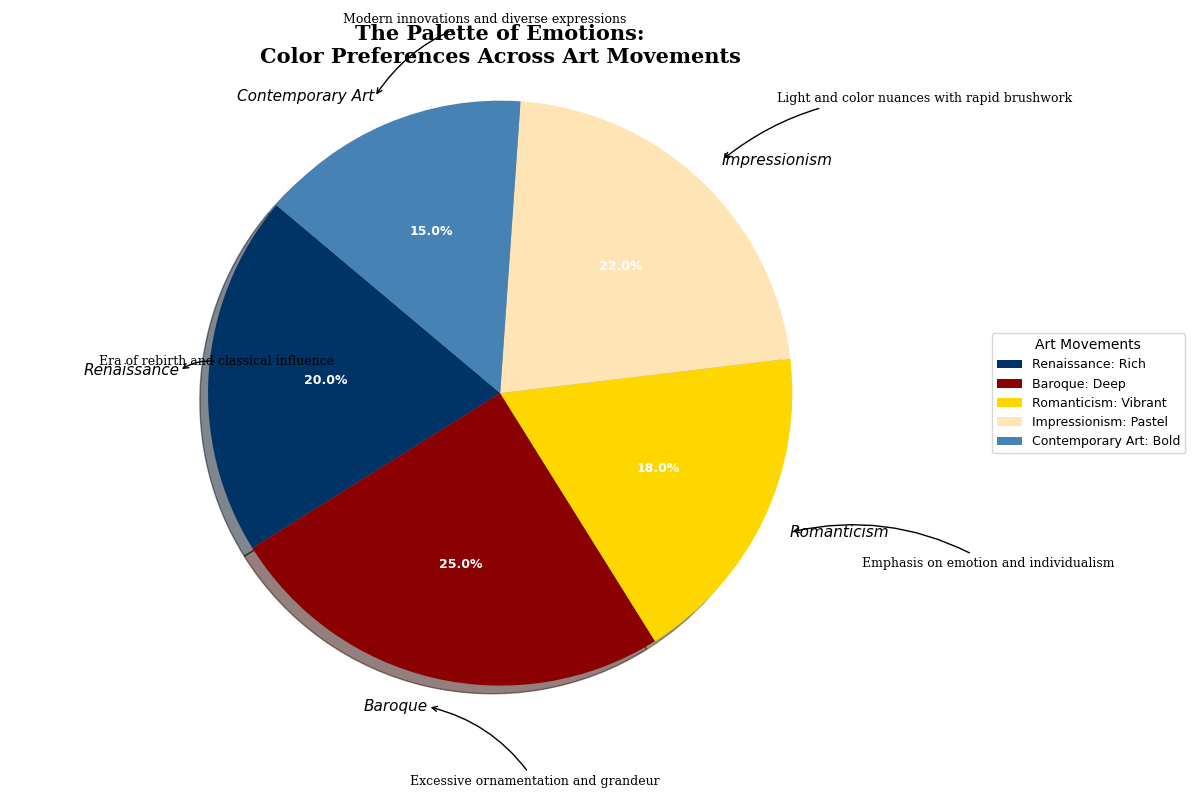

Reproduce this figure in Python.
import matplotlib.pyplot as plt
import numpy as np

art_movements = ['Renaissance', 'Baroque', 'Romanticism', 'Impressionism', 'Contemporary Art']
color_usage = [20, 25, 18, 22, 15]

colors = ['#003366', '#8B0000', '#FFD700', '#FFE4B5', '#4682B4']

fig, ax = plt.subplots(figsize=(12, 8))
wedges, texts, autotexts = ax.pie(
    color_usage, 
    labels=art_movements, 
    autopct='%1.1f%%',
    startangle=140, 
    colors=colors,
    shadow=True
)

plt.setp(autotexts, size=9, weight='bold', color='white')
plt.setp(texts, size=11, style='italic')

plt.title("The Palette of Emotions:\nColor Preferences Across Art Movements", fontsize=15, fontweight='bold', family='serif')

ax.axis('equal')

legend_labels = [f'{movement}: {color}' for movement, color in zip(art_movements, ['Rich', 'Deep', 'Vibrant', 'Pastel', 'Bold'])]
ax.legend(
    wedges, legend_labels, 
    title="Art Movements", 
    loc="center left", 
    bbox_to_anchor=(1, 0, 0.5, 1), 
    fontsize=9
)

annotations = [
    "Era of rebirth and classical influence",
    "Excessive ornamentation and grandeur",
    "Emphasis on emotion and individualism",
    "Light and color nuances with rapid brushwork",
    "Modern innovations and diverse expressions"
]
for i, wedge in enumerate(wedges):
    angle = (wedge.theta2 - wedge.theta1) / 2. + wedge.theta1
    x = 1.1 * np.cos(np.radians(angle))
    y = 1.1 * np.sin(np.radians(angle))
    ax.annotate(
        annotations[i], xy=(x, y), xytext=(x*1.25, y*1.25),
        arrowprops=dict(arrowstyle="->", connectionstyle="arc3,rad=.2"), fontsize=9, family='serif'
    )

plt.tight_layout()

plt.show()
